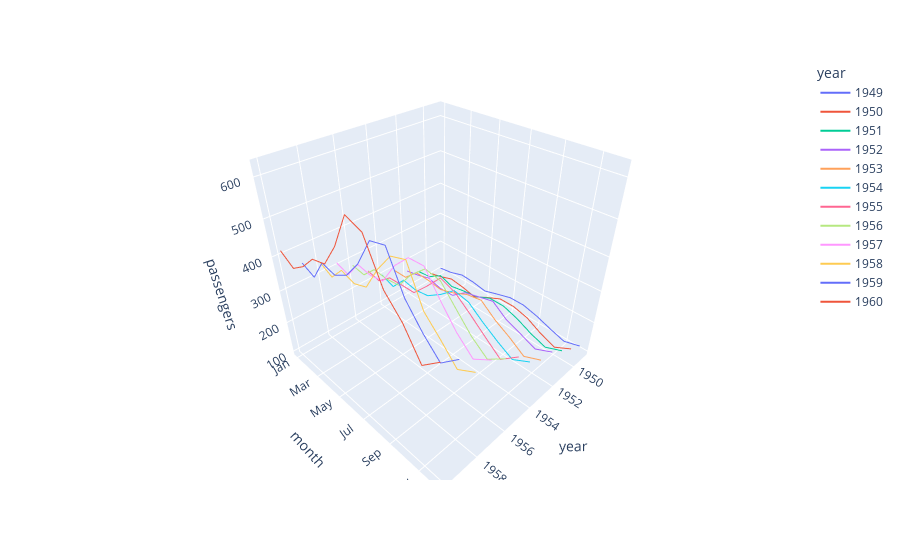

Notebook code cell kept with this figure:
### Code cell
fig = px.line_3d(flights, x='year', y='month', z='passengers',
color='year')
fig

### Figure 1 — Plotly figure (JSON) as saved in the notebook; plotly's stock layout.template omitted (floating-point values rounded to 4 significant figures)
{"data": [{"hovertemplate": "year=%{x}<br>month=%{y}<br>passengers=%{z}<extra></extra>", "legendgroup": "1949", "line": {"color": "#636efa", "dash": "solid"}, "marker": {"symbol": "circle"}, "mode": "lines", "name": "1949", "scene": "scene", "showlegend": true, "type": "scatter3d", "x": [1949, 1949, 1949, 1949, 1949, 1949, 1949, 1949, 1949, 1949, 1949, 1949], "y": ["Jan", "Feb", "Mar", "Apr", "May", "Jun", "Jul", "Aug", "Sep", "Oct", "Nov", "Dec"], "z": [112, 118, 132, 129, 121, 135, 148, 148, 136, 119, 104, 118]}, {"hovertemplate": "year=%{x}<br>month=%{y}<br>passengers=%{z}<extra></extra>", "legendgroup": "1950", "line": {"color": "#EF553B", "dash": "solid"}, "marker": {"symbol": "circle"}, "mode": "lines", "name": "1950", "scene": "scene", "showlegend": true, "type": "scatter3d", "x": [1950, 1950, 1950, 1950, 1950, 1950, 1950, 1950, 1950, 1950, 1950, 1950], "y": ["Jan", "Feb", "Mar", "Apr", "May", "Jun", "Jul", "Aug", "Sep", "Oct", "Nov", "Dec"], "z": [115, 126, 141, 135, 125, 149, 170, 170, 158, 133, 114, 140]}, {"hovertemplate": "year=%{x}<br>month=%{y}<br>passengers=%{z}<extra></extra>", "legendgroup": "1951", "line": {"color": "#00cc96", "dash": "solid"}, "marker": {"symbol": "circle"}, "mode": "lines", "name": "1951", "scene": "scene", "showlegend": true, "type": "scatter3d", "x": [1951, 1951, 1951, 1951, 1951, 1951, 1951, 1951, 1951, 1951, 1951, 1951], "y": ["Jan", "Feb", "Mar", "Apr", "May", "Jun", "Jul", "Aug", "Sep", "Oct", "Nov", "Dec"], "z": [145, 150, 178, 163, 172, 178, 199, 199, 184, 162, 146, 166]}, {"hovertemplate": "year=%{x}<br>month=%{y}<br>passengers=%{z}<extra></extra>", "legendgroup": "1952", "line": {"color": "#ab63fa", "dash": "solid"}, "marker": {"symbol": "circle"}, "mode": "lines", "name": "1952", "scene": "scene", "showlegend": true, "type": "scatter3d", "x": [1952, 1952, 1952, 1952, 1952, 1952, 1952, 1952, 1952, 1952, 1952, 1952], "y": ["Jan", "Feb", "Mar", "Apr", "May", "Jun", "Jul", "Aug", "Sep", "Oct", "Nov", "Dec"], "z": [171, 180, 193, 181, 183, 218, 230, 242, 209, 191, 172, 194]}, {"hovertemplate": "year=%{x}<br>month=%{y}<br>passengers=%{z}<extra></extra>", "legendgroup": "1953", "line": {"color": "#FFA15A", "dash": "solid"}, "marker": {"symbol": "circle"}, "mode": "lines", "name": "1953", "scene": "scene", "showlegend": true, "type": "scatter3d", "x": [1953, 1953, 1953, 1953, 1953, 1953, 1953, 1953, 1953, 1953, 1953, 1953], "y": ["Jan", "Feb", "Mar", "Apr", "May", "Jun", "Jul", "Aug", "Sep", "Oct", "Nov", "Dec"], "z": [196, 196, 236, 235, 229, 243, 264, 272, 237, 211, 180, 201]}, {"hovertemplate": "year=%{x}<br>month=%{y}<br>passengers=%{z}<extra></extra>", "legendgroup": "1954", "line": {"color": "#19d3f3", "dash": "solid"}, "marker": {"symbol": "circle"}, "mode": "lines", "name": "1954", "scene": "scene", "showlegend": true, "type": "scatter3d", "x": [1954, 1954, 1954, 1954, 1954, 1954, 1954, 1954, 1954, 1954, 1954, 1954], "y": ["Jan", "Feb", "Mar", "Apr", "May", "Jun", "Jul", "Aug", "Sep", "Oct", "Nov", "Dec"], "z": [204, 188, 235, 227, 234, 264, 302, 293, 259, 229, 203, 229]}, {"hovertemplate": "year=%{x}<br>month=%{y}<br>passengers=%{z}<extra></extra>", "legendgroup": "1955", "line": {"color": "#FF6692", "dash": "solid"}, "marker": {"symbol": "circle"}, "mode": "lines", "name": "1955", "scene": "scene", "showlegend": true, "type": "scatter3d", "x": [1955, 1955, 1955, 1955, 1955, 1955, 1955, 1955, 1955, 1955, 1955, 1955], "y": ["Jan", "Feb", "Mar", "Apr", "May", "Jun", "Jul", "Aug", "Sep", "Oct", "Nov", "Dec"], "z": [242, 233, 267, 269, 270, 315, 364, 347, 312, 274, 237, 278]}, {"hovertemplate": "year=%{x}<br>month=%{y}<br>passengers=%{z}<extra></extra>", "legendgroup": "1956", "line": {"color": "#B6E880", "dash": "solid"}, "marker": {"symbol": "circle"}, "mode": "lines", "name": "1956", "scene": "scene", "showlegend": true, "type": "scatter3d", "x": [1956, 1956, 1956, 1956, 1956, 1956, 1956, 1956, 1956, 1956, 1956, 1956], "y": ["Jan", "Feb", "Mar", "Apr", "May", "Jun", "Jul", "Aug", "Sep", "Oct", "Nov", "Dec"], "z": [284, 277, 317, 313, 318, 374, 413, 405, 355, 306, 271, 306]}, {"hovertemplate": "year=%{x}<br>month=%{y}<br>passengers=%{z}<extra></extra>", "legendgroup": "1957", "line": {"color": "#FF97FF", "dash": "solid"}, "marker": {"symbol": "circle"}, "mode": "lines", "name": "1957", "scene": "scene", "showlegend": true, "type": "scatter3d", "x": [1957, 1957, 1957, 1957, 1957, 1957, 1957, 1957, 1957, 1957, 1957, 1957], "y": ["Jan", "Feb", "Mar", "Apr", "May", "Jun", "Jul", "Aug", "Sep", "Oct", "Nov", "Dec"], "z": [315, 301, 356, 348, 355, 422, 465, 467, 404, 347, 305, 336]}, {"hovertemplate": "year=%{x}<br>month=%{y}<br>passengers=%{z}<extra></extra>", "legendgroup": "1958", "line": {"color": "#FECB52", "dash": "solid"}, "marker": {"symbol": "circle"}, "mode": "lines", "name": "1958", "scene": "scene", "showlegend": true, "type": "scatter3d", "x": [1958, 1958, 1958, 1958, 1958, 1958, 1958, 1958, 1958, 1958, 1958, 1958], "y": ["Jan", "Feb", "Mar", "Apr", "May", "Jun", "Jul", "Aug", "Sep", "Oct", "Nov", "Dec"], "z": [340, 318, 362, 348, 363, 435, 491, 505, 404, 359, 310, 337]}, {"hovertemplate": "year=%{x}<br>month=%{y}<br>passengers=%{z}<extra></extra>", "legendgroup": "1959", "line": {"color": "#636efa", "dash": "solid"}, "marker": {"symbol": "circle"}, "mode": "lines", "name": "1959", "scene": "scene", "showlegend": true, "type": "scatter3d", "x": [1959, 1959, 1959, 1959, 1959, 1959, 1959, 1959, 1959, 1959, 1959, 1959], "y": ["Jan", "Feb", "Mar", "Apr", "May", "Jun", "Jul", "Aug", "Sep", "Oct", "Nov", "Dec"], "z": [360, 342, 406, 396, 420, 472, 548, 559, 463, 407, 362, 405]}, {"hovertemplate": "year=%{x}<br>month=%{y}<br>passengers=%{z}<extra></extra>", "legendgroup": "1960", "line": {"color": "#EF553B", "dash": "solid"}, "marker": {"symbol": "circle"}, "mode": "lines", "name": "1960", "scene": "scene", "showlegend": true, "type": "scatter3d", "x": [1960, 1960, 1960, 1960, 1960, 1960, 1960, 1960, 1960, 1960, 1960, 1960], "y": ["Jan", "Feb", "Mar", "Apr", "May", "Jun", "Jul", "Aug", "Sep", "Oct", "Nov", "Dec"], "z": [417, 391, 419, 461, 472, 535, 622, 606, 508, 461, 390, 432]}], "layout": {"legend": {"title": {"text": "year"}, "tracegroupgap": 0}, "margin": {"t": 60}, "scene": {"domain": {"x": [0, 1], "y": [0, 1]}, "xaxis": {"categoryarray": [1949, 1950, 1951, 1952, 1953, 1954, 1955, 1956, 1957, 1958, 1959, 1960], "categoryorder": "array", "title": {"text": "year"}}, "yaxis": {"title": {"text": "month"}}, "zaxis": {"title": {"text": "passengers"}}}}}
